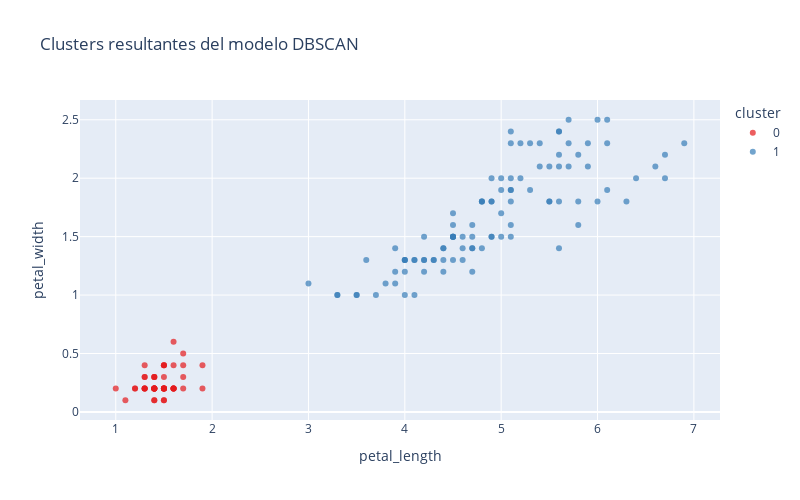

Source (notebook cell):
### Code cell
# Visualizamos los clusters obtenidos por DBSCAN


visualizar_clusters_plotly(
    df=df_test,
    columna_x='petal_length',
    columna_y='petal_width',
    columna_cluster='cluster',
    etiqueta_x='Longitud del pétalo (cm)',
    etiqueta_y='Anchura del pétalo (cm)',
    titulo='Clusters resultantes del modelo DBSCAN',
)

### Figure 1 — Plotly figure (JSON) as saved in the notebook; plotly's stock layout.template omitted (floating-point values rounded to 4 significant figures)
{"data": [{"hovertemplate": "cluster=0<br>petal_length=%{x}<br>petal_width=%{y}<extra></extra>", "legendgroup": "0", "marker": {"color": "rgb(228,26,28)", "opacity": 0.7, "symbol": "circle"}, "mode": "markers", "name": "0", "orientation": "v", "showlegend": true, "type": "scatter", "x": [1.4, 1.4, 1.3, 1.5, 1.4, 1.7, 1.4, 1.5, 1.4, 1.5, 1.5, 1.6, 1.4, 1.1, 1.2, 1.5, 1.3, 1.4, 1.7, 1.5, 1.7, 1.5, 1.0, 1.7, 1.9, 1.6, 1.6, 1.5, 1.4, 1.6, 1.6, 1.5, 1.5, 1.4, 1.5, 1.2, 1.3, 1.4, 1.3, 1.5, 1.3, 1.3, 1.3, 1.6, 1.9, 1.4, 1.6, 1.4, 1.5, 1.4], "xaxis": "x", "y": [0.2, 0.2, 0.2, 0.2, 0.2, 0.4, 0.3, 0.2, 0.2, 0.1, 0.2, 0.2, 0.1, 0.1, 0.2, 0.4, 0.4, 0.3, 0.3, 0.3, 0.2, 0.4, 0.2, 0.5, 0.2, 0.2, 0.4, 0.2, 0.2, 0.2, 0.2, 0.4, 0.1, 0.2, 0.2, 0.2, 0.2, 0.1, 0.2, 0.2, 0.3, 0.3, 0.2, 0.6, 0.4, 0.3, 0.2, 0.2, 0.2, 0.2], "yaxis": "y"}, {"hovertemplate": "cluster=1<br>petal_length=%{x}<br>petal_width=%{y}<extra></extra>", "legendgroup": "1", "marker": {"color": "rgb(55,126,184)", "opacity": 0.7, "symbol": "circle"}, "mode": "markers", "name": "1", "orientation": "v", "showlegend": true, "type": "scatter", "x": [4.7, 4.5, 4.9, 4.0, 4.6, 4.5, 4.7, 3.3, 4.6, 3.9, 3.5, 4.2, 4.0, 4.7, 3.6, 4.4, 4.5, 4.1, 4.5, 3.9, 4.8, 4.0, 4.9, 4.7, 4.3, 4.4, 4.8, 5.0, 4.5, 3.5, 3.8, 3.7, 3.9, 5.1, 4.5, 4.5, 4.7, 4.4, 4.1, 4.0, 4.4, 4.6, 4.0, 3.3, 4.2, 4.2, 4.2, 4.3, 3.0, 4.1, 6.0, 5.1, 5.9, 5.6, 5.8, 6.6, 4.5, 6.3, 5.8, 6.1, 5.1, 5.3, 5.5, 5.0, 5.1, 5.3, 5.5, 6.7, 6.9, 5.0, 5.7, 4.9, 6.7, 4.9, 5.7, 6.0, 4.8, 4.9, 5.6, 5.8, 6.1, 6.4, 5.6, 5.1, 5.6, 6.1, 5.6, 5.5, 4.8, 5.4, 5.6, 5.1, 5.1, 5.9, 5.7, 5.2, 5.0, 5.2, 5.4, 5.1], "xaxis": "x", "y": [1.4, 1.5, 1.5, 1.3, 1.5, 1.3, 1.6, 1.0, 1.3, 1.4, 1.0, 1.5, 1.0, 1.4, 1.3, 1.4, 1.5, 1.0, 1.5, 1.1, 1.8, 1.3, 1.5, 1.2, 1.3, 1.4, 1.4, 1.7, 1.5, 1.0, 1.1, 1.0, 1.2, 1.6, 1.5, 1.6, 1.5, 1.3, 1.3, 1.3, 1.2, 1.4, 1.2, 1.0, 1.3, 1.2, 1.3, 1.3, 1.1, 1.3, 2.5, 1.9, 2.1, 1.8, 2.2, 2.1, 1.7, 1.8, 1.8, 2.5, 2.0, 1.9, 2.1, 2.0, 2.4, 2.3, 1.8, 2.2, 2.3, 1.5, 2.3, 2.0, 2.0, 1.8, 2.1, 1.8, 1.8, 1.8, 2.1, 1.6, 1.9, 2.0, 2.2, 1.5, 1.4, 2.3, 2.4, 1.8, 1.8, 2.1, 2.4, 2.3, 1.9, 2.3, 2.5, 2.3, 1.9, 2.0, 2.3, 1.8], "yaxis": "y"}], "layout": {"coloraxis": {"colorbar": {"title": {"text": "Cluster"}}}, "height": 500, "legend": {"title": {"text": "cluster"}, "tracegroupgap": 0}, "title": {"text": "Clusters resultantes del modelo DBSCAN"}, "width": 800, "xaxis": {"anchor": "y", "domain": [0, 1], "title": {"text": "petal_length"}}, "yaxis": {"anchor": "x", "domain": [0, 1], "title": {"text": "petal_width"}}}}
